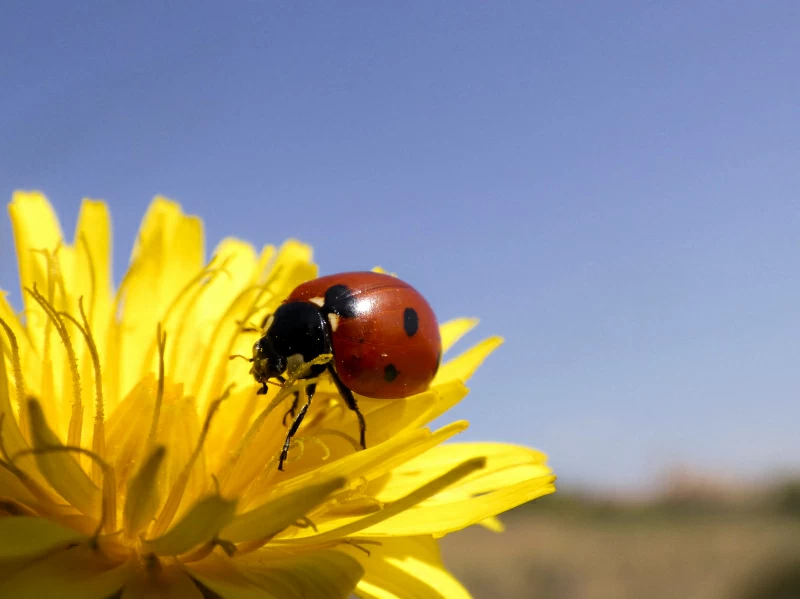
#> input picture Matematyka Konkretna/1/1.webp, 800 x 599 px
$ jupyter execute 1.ipynb
#> lines starting #> are read from the running program, lines starting #| are printed output that depends on the picture
[cell 1]
# Bartosz B 058085
import numpy as np
import matplotlib.pyplot as plt
from PIL import Image
from skimage.color import rgb2gray
from skimage.io import imread

[cell 2]
img = imread("1.webp")
#> img is the input picture: shape (599, 800, 3); mean R, G, B 151.4, 146.5, 125.5

gray = rgb2gray(img)
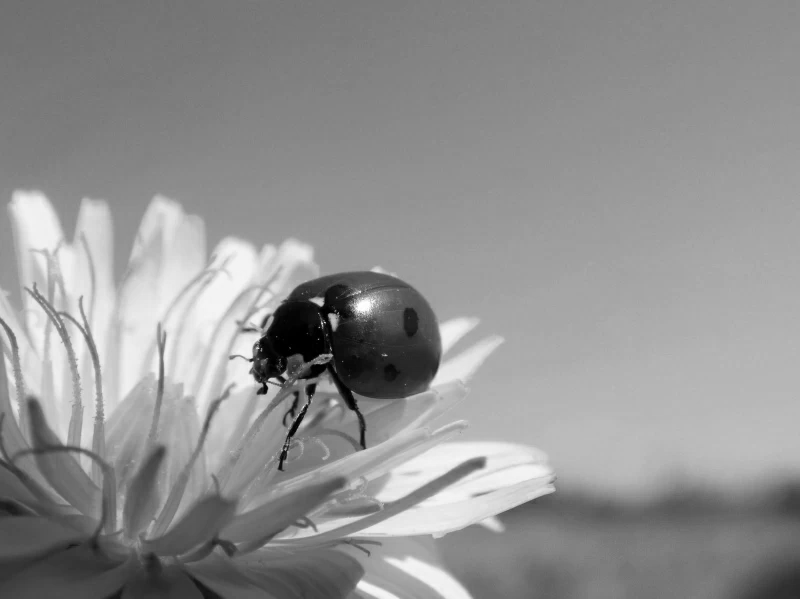
#> gray: shape (599, 800) float64; min 0, max 1, mean 0.573

plt.imshow(gray, cmap='gray')
plt.title("Oryginalny obraz (skala szarości)")
plt.axis('off')
plt.show()

[cell 3]
# SVD
U, S, VT = np.linalg.svd(gray, full_matrices=False)
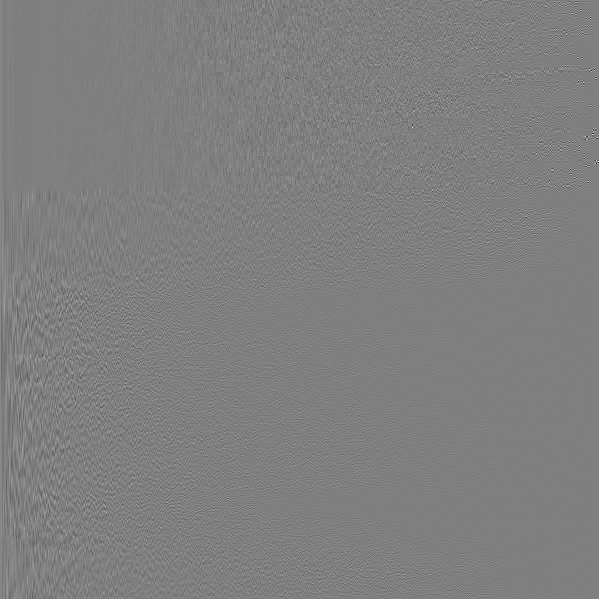
#> U: shape (599, 599) float64; min -0.666, max 0.665, mean 7.78e-05; drawn with min black and max white
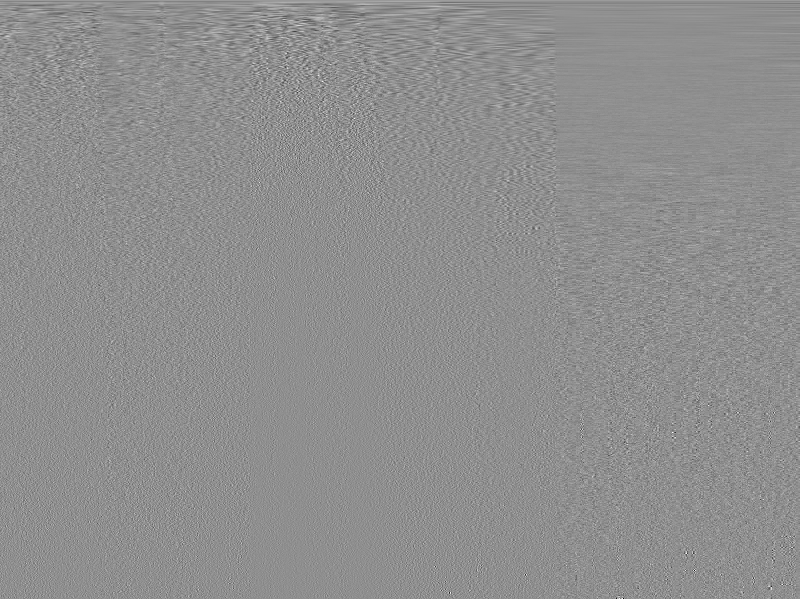
#> VT: shape (599, 800) float64; min -0.427, max 0.333, mean 6.72e-05; drawn with min black and max white
#> S = 599 values, max 402.5 at index 0, min 0.000344 at index 598, mean 1.51

# Zamiana wartości singularnych na macierz diagonalną
S_diag = np.diag(S)

[cell 4]
# Całkowita energia
total_energy = np.sum(S**2)
#> total_energy = 170880.4

# Energia skumulowana
cumulative_energy = np.cumsum(S**2)
#> cumulative_energy = 599 values from 162010.7 to 170880.4

# Minimalne k dla 90% energii
k = np.argmax(cumulative_energy >= 0.9 * total_energy) + 1
#> k = 1

print(f"Minimalna liczba wartości singularnych potrzebna do zachowania 90% informacji: {k}")
#| Minimalna liczba wartości singularnych potrzebna do zachowania 90% informacji: 1

[cell 5]
# Rekonstrukcja obrazu
U_k = U[:, :k]
#> U_k = 599 values, max 0.0492 at index 269, min 0.0273 at index 598, mean 0.0404
S_k = np.diag(S[:k])
#> S_k = [402.5]
VT_k = VT[:k, :]

reconstructed = np.dot(U_k, np.dot(S_k, VT_k))
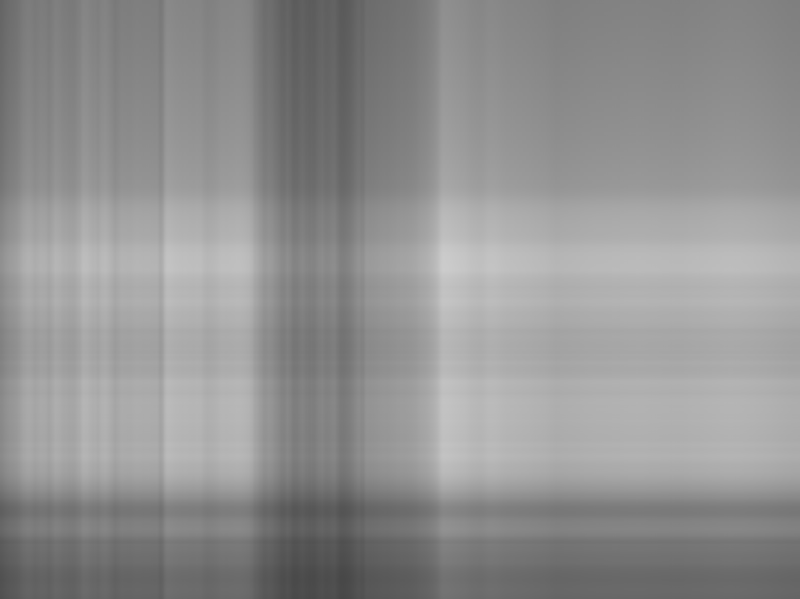
#> reconstructed: shape (599, 800) float64; min 0.28, max 0.801, mean 0.572

# Pokazanie zrekonstruowanego obrazu
plt.imshow(reconstructed, cmap='gray')
plt.title(f"Rekonstrukcja obrazu z k={k} (90% energii)")
plt.axis('off')
plt.show()
